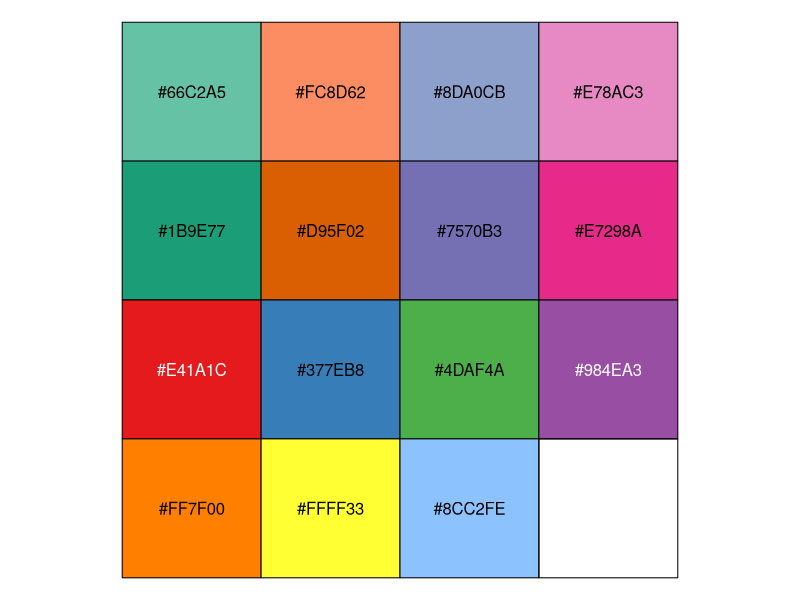
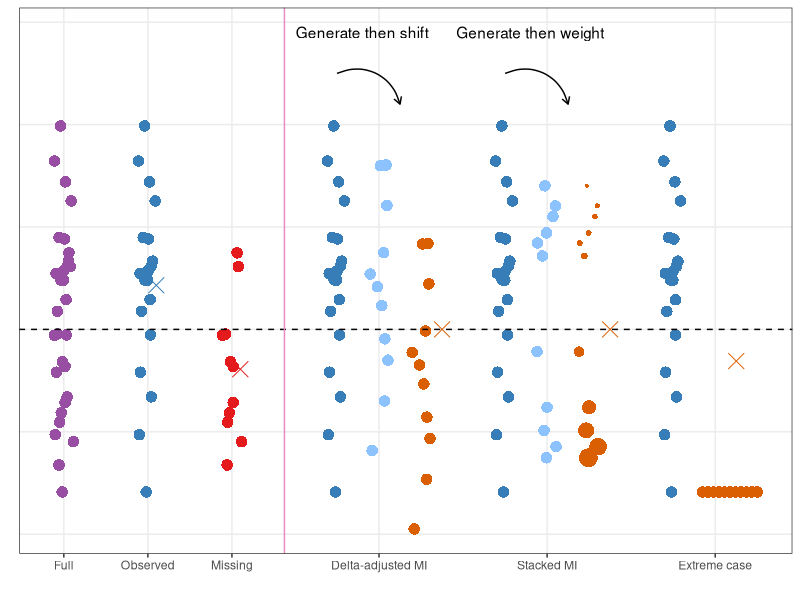
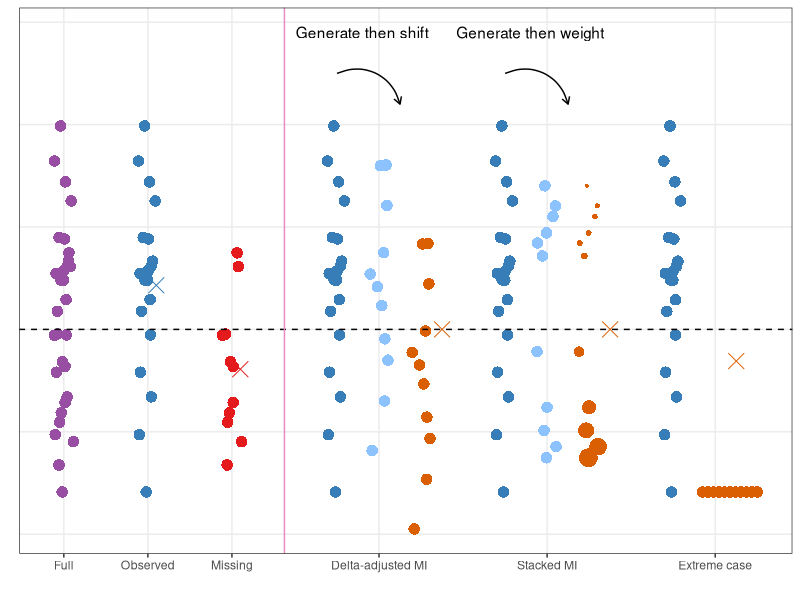

The R source for these figures, in order:
# cr_figure1
#
# This script will create Figures 1 for the paper 
# "Sensitivity analyses for missing data: A practical guide for planning, 
#  conducting and reporting."
# 
# Written by R Mainzer

# Load packages
library(colorspace)
library(ggplot2)
library(RColorBrewer)
library(scales)

# Set seed
set.seed(170924)

# ------------------------------------------------------------------------------

# Generate variables
n <- 30
y <- rnorm(n)
pmy <- exp(0.1 + 1.5 * y) / (1 + exp(0.1 + 1.5 * y))
my <- ifelse(runif(n) > pmy, 1, 0)
table(my)/n
head(data.frame(y, pmy, my))

nmiss <- sum(my)

# Generate x-coordinates
x <- runif(n, min = 0.75, max = 1.25)

# ------------------------------------------------------------------------------

# Full
# x ~ 1
dat <- data.frame(name = "Full", y = y, x = x, col = 0, shape = 0, size = 1)

# Observed
# x ~ 2
yobs <- y[which(my == 0)]
xobs <- x[which(my == 0)] + 1
dat <- rbind(dat, 
             data.frame(name = "Obs", y = yobs, x = xobs, col = 1, shape = 0, size = 1),
             data.frame(name = "Obs", y = mean(yobs), x = 2.2, col = 1, shape = 1, size = 1.6))

# Missing
# x ~ 3
ymis <- y[which(my == 1)]
xmis <- x[which(my == 1)] + 2
dat <- rbind(dat, 
             data.frame(name = "Miss", y = ymis, x = xmis, col = 2, shape = 0, size = 1),
             data.frame(name = "Miss", y = mean(ymis), x = 3.2, col = 2, shape = 1, size = 1.6))

# ------------------------------------------------------------------------------

# Delta-adjusted MI
# x ~ 4, 5, 6
pm1 <- yobs
pm2 <- rnorm(nmiss)
pm3 <- pm2 - 0.765
xpm1 <- xobs + 2
xpm2 <- runif(nmiss, min = 4.75, max = 5.25)
xpm3 <- xpm2 + 1
dat <- rbind(dat, 
             data.frame(name = "delta", y = pm1, x = xpm1, col = 1, shape = 0, size = 1),
             data.frame(name = "delta", y = pm2, x = xpm2, col = 7, shape = 0, size = 1),
             data.frame(name = "delta", y = pm3, x = xpm3, col = 3, shape = 0, size = 1),
             data.frame(name = "delta", y = 0, x = 6.5, col = 3, shape = 1, size = 1.6))

# Stacked MI
# x ~ 8, 9, 10
sm1 <- yobs
sm2 <- rnorm(nmiss)
sm3 <- sm2
xsm1 <- xpm1 + 4
xsm2 <- runif(nmiss, min = 8.75, max = 9.25)
xsm3 <- xsm2 + 1

pmy_s <- exp(0.6 + 1.5 * sm2) / (1 + exp(0.6 + 1.5 * sm2))
#which(pmy_s == min(pmy_s))
#pmy_s[21] <- 0.208

mean(c(sm1/length(sm1), sm2/pmy_s))
dat <- rbind(dat, 
             data.frame(name = "stacked", y = sm1, x = xsm1, col = 1, shape = 0, size = 1),
             data.frame(name = "stacked", y = sm2, x = xsm2, col = 7, shape = 0, size = 1),
             data.frame(name = "stacked", y = sm3, x = xsm3, col = 3, shape = 0, size = 0.5/pmy_s),
             data.frame(name = "stacked", y = 0, x = 10.5, col = 3, shape = 1, size = 1.6))

# Extreme case approach
# x ~ 12, 13
ec1 <- yobs
ec2 <- rep(min(yobs), nmiss)
xec1 <- xobs + 10
xec2 <- seq(12.7, 14, length = nmiss)
dat <- rbind(dat,
             data.frame(name = "extreme", y = ec1, x = xec1, col = 1, shape = 0, size = 1),
             data.frame(name = "extreme", y = ec2, x = xec2, col = 3, shape = 0, size = 1),
             data.frame(name = "extreme", y = mean(c(ec1, ec2)), x = 13.5, col = 3, shape = 1, size = 1.6))

# ------------------------------------------------------------------------------

# Edit x axis for Full, Observed, Missing
dat$x[dat$name == "Full"] <- dat$x[dat$name == "Full"] - 3.5
dat$x[dat$name == "Obs"] <- dat$x[dat$name == "Obs"] - 2.5
dat$x[dat$name == "Miss"] <- dat$x[dat$name == "Miss"] - 1.5

# Pick colours
lighten(col = "#377EB8", amount = 0.26, method = c("absolute"), space = c("HCL"), 
        fixup = TRUE)

pal1 <- brewer.pal(n = 4, name = "Set2")
pal2 <- brewer.pal(n = 4, name = "Dark2")
pal3 <- brewer.pal(n = 6, name = "Set1")
show_col(c(pal1, pal2, pal3, "#8CC2FE"))

# Graph
fig <- ggplot(dat, aes(x = x, y = y)) + 
  geom_point(aes(color = factor(col), 
                 shape = factor(shape),
                 size = size)) +
  geom_hline(aes(yintercept = 0, col = "red"), linetype = 2) +
  geom_vline(aes(xintercept = 2.75, col = "black")) +
  annotate("curve", x = 4, y = 2.5, xend = 5.5, yend = 2.2,
           curvature = -0.5, arrow = arrow(length = unit(0.2, 'cm'))) +
  annotate("text", x = 4.6, y = 2.9, label = "Generate then shift") + 
  #annotate("curve", x = 5, y = 2.5, xend = 5.8, yend = 2.2,
  #         curvature = -0.5, arrow = arrow(length = unit(0.2, 'cm'))) +
  #annotate("text", x = 6, y = 2.8, label = "Shift") + 
  annotate("curve", x = 8, y = 2.5, xend = 9.5, yend = 2.2,
           curvature = -0.5, arrow = arrow(length = unit(0.2, 'cm'))) +
  annotate("text", x = 8.6, y = 2.9, label = "Generate then weight") + 
  #annotate("curve", x = 9, y = 2.5, xend = 9.8, yend = 2.2,
  #         curvature = -0.5, arrow = arrow(length = unit(0.2, 'cm'))) +
  #annotate("text", x = 9.5, y = 2.8, label = "Weight") + 
  scale_x_continuous(breaks = c(-2.5, -0.5, 1.5, 5, 9, 13),
                     labels = c("Full", "Observed", "Missing",
                                "Delta-adjusted MI", "Stacked MI",
                                "Extreme case")) +
  xlab(" ") +
  ylab(" ") +
  #scale_y_continuous(limits = c(-2.5, 2.2)) +
  scale_shape_manual(values = c(16, 4)) +
  scale_color_manual(values = c("#984EA3", "#377EB8", "#E41A1C", 
                                "#D95F02", "#8CC2FE", "black", "#E78AC3")) +
  theme_bw() +
  theme(legend.position = "none",
        axis.text.y = element_blank(), 
        axis.ticks.y = element_blank(),
        axis.title.y = element_text(angle = 0, vjust = 0.5),
        axis.title.x = element_text(hjust = 0),
        panel.grid.minor = element_blank())
fig

ggsave("results/Figure 1.jpg", plot = last_plot(), width = 9.1, height = 4.2, units = "in")
